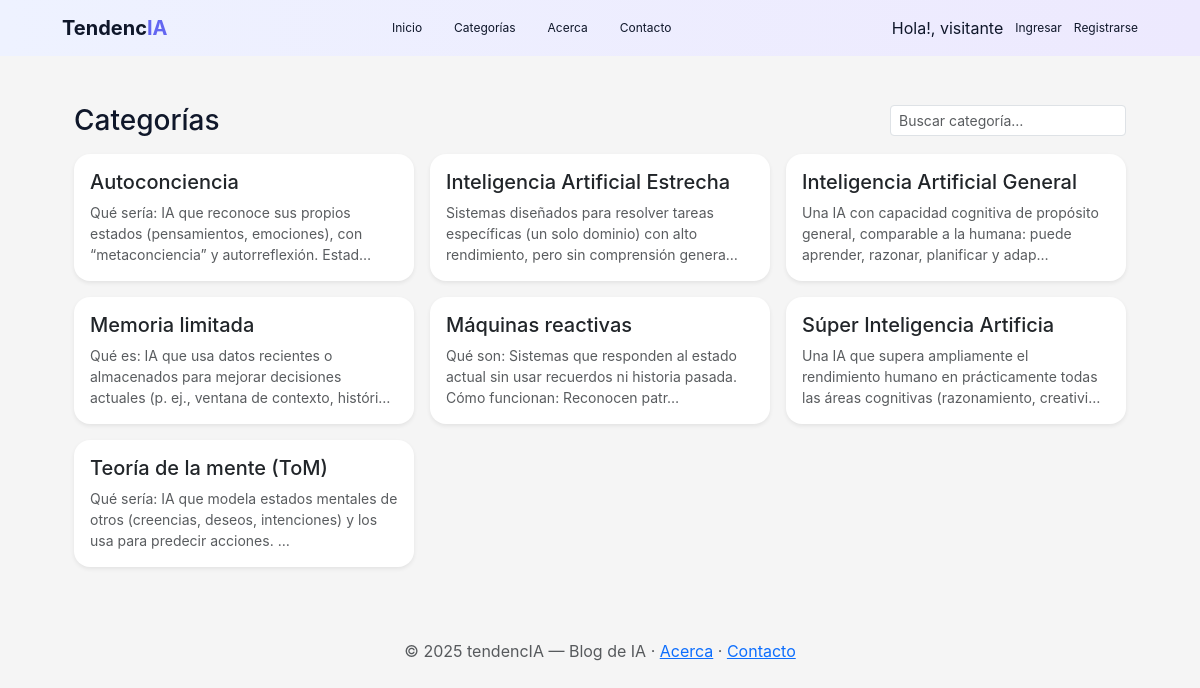
Page /categorias/ on the committed database.
### apps/posts/models.py (models this page shows, shortened)
class Categoria(models.Model):
    nombre = models.CharField(max_length=50, unique=True)
    descripcion = models.TextField(blank=True, null=True)
    parent = models.ForeignKey(
        'self',
        on_delete=models.SET_NULL,
        null=True,
        blank=True,
        related_name='subcategorias'
    )
    class Meta:
        ordering = ['nombre']
        verbose_name = 'Categoría'
        verbose_name_plural = 'Categorías'

### apps/posts/views.py (the view)
# urls.py: path("categorias/", views.categorias_index, name="categorias"),          # <-- NUEVA
def categorias_index(request):
    q = request.GET.get("q", "").strip()
    categorias = Categoria.objects.all().order_by("nombre")
    if q:
        categorias = categorias.filter(nombre__icontains=q)
    return render(request, "posts/categorias.html", {
        "categorias": categorias,
        "q": q,
        "titulo_pagina": "Categorías",
    })

### apps/posts/templates/posts/categorias.html (shortened to what this page needs)
{% extends "base.html" %}
{% block content %}
<div class="container py-4">
  <div class="d-flex justify-content-between align-items-center mb-3">
    <h1 class="h3 mb-0">{{ titulo_pagina }}</h1>
    <form method="get" class="d-flex" role="search">
      <input name="q" value="{{ q }}" class="form-control form-control-sm" placeholder="Buscar categoría…">
    </form>
  </div>
  {% if categorias %}
    <div class="row g-3">
      {% for cat in categorias %}
        <div class="col-12 col-sm-6 col-lg-4">
          <a href="{% url 'posts:feed_categoria' cat.pk %}" class="text-decoration-none">
            <div class="card h-100 shadow-sm">
              <div class="card-body">
                <div class="d-flex justify-content-between align-items-start">
                  <h2 class="h5 mb-1">{{ cat.nombre }}</h2>
                </div>
                {% if cat.descripcion %}
                  <p class="text-muted small mb-0 mt-1">{{ cat.descripcion|truncatechars:120 }}</p>
                {% endif %}
              </div>
            </div>
          </a>
        </div>
      {% endfor %}
    </div>
  {% else %}
    <div class="alert alert-info">No hay categorías que coincidan con tu búsqueda.</div>
  {% endif %}
</div>
{% endblock %}

### tendencIA/static/css/site.css (style rules this page uses)
:root { --brand: #F5F5F5; --brand-dark: #F5F5F5; --bg: #F5F5F5; --card: #ffffff; --muted: #475569; --radius: 16px; --shadow: 0 6px 20px rgba(16, 24, 40, .08); --shadow-hover: 0 10px 30px rgba(16, 24, 40, .14); --purple: #6366F1; --navbar-color: #0F172A; }
html, body { background: var(--bg); font-family: 'Inter', sans-serif; color: var(--navbar-color); }
.container { max-width: 1100px; }
.card { border: 0; border-radius: var(--radius); box-shadow: var(--shadow); transition: transform .15s ease, box-shadow .15s ease; background: var(--card); }

### rows in the picture
Categoria: nombre "Autoconciencia", descripcion "Qué sería: IA que reconoce sus propios estados (pensamientos, emociones), con “metaconciencia” y autorreflexión. Estad…"
Categoria: nombre "Inteligencia Artificial Estrecha", descripcion "Sistemas diseñados para resolver tareas específicas (un solo dominio) con alto rendimiento, pero sin comprensión genera…"
Categoria: nombre "Inteligencia Artificial General", descripcion "Una IA con capacidad cognitiva de propósito general, comparable a la humana: puede aprender, razonar, planificar y adap…"
Categoria: nombre "Memoria limitada", descripcion "Qué es: IA que usa datos recientes o almacenados para mejorar decisiones actuales (p. ej., ventana de contexto, históri…"
Categoria: nombre "Máquinas reactivas", descripcion "Qué son: Sistemas que responden al estado actual sin usar recuerdos ni historia pasada. Cómo funcionan: Reconocen patr…"
Categoria: nombre "Súper Inteligencia Artificia", descripcion "Una IA que supera ampliamente el rendimiento humano en prácticamente todas las áreas cognitivas (razonamiento, creativi…"
Categoria: nombre "Teoría de la mente (ToM)", descripcion "Qué sería: IA que modela estados mentales de otros (creencias, deseos, intenciones) y los usa para predecir acciones. …"

### other values in the picture
{{ titulo_pagina }} "Categorías"
